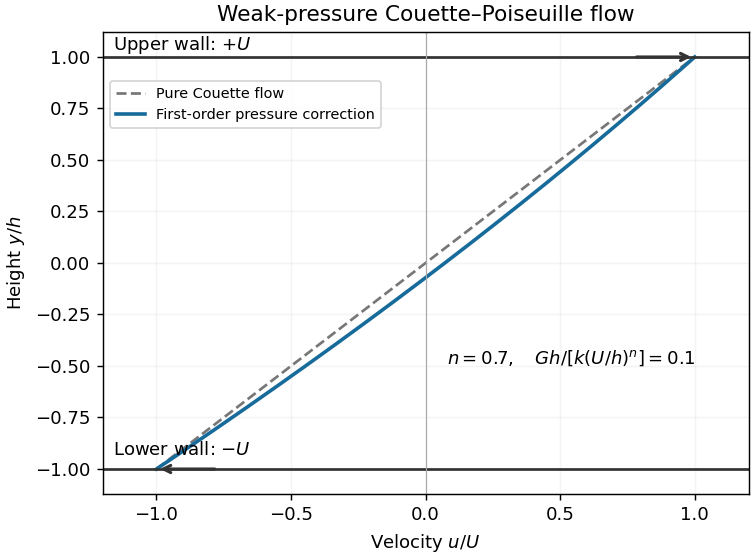

Here is the Python script that generated this plot:
"""Original weak-pressure channel profile; Python 3.14, root deps.

Emits matching PNG basename to caller CWD and honors MPLCONFIGDIR.
"""
import numpy as np
import matplotlib
matplotlib.use('Agg')
import matplotlib.pyplot as plt
Y=np.linspace(-1,1,400);n=.7;delta=.1
profile=Y+delta/(2*n)*(1-Y*Y)
fig,ax=plt.subplots(figsize=(5.8,4.3),layout='constrained',facecolor='white')
ax.plot(Y,Y,'--',color='#777777',label='Pure Couette flow')
ax.plot(profile,Y,color='#176b9b',lw=2,label='First-order pressure correction')
for yy,speed,label in [(-1,-1,r'Lower wall: $-U$'),(1,1,r'Upper wall: $+U$')]:
    ax.axhline(yy,color='#333333',lw=1.5)
    ax.annotate('',xy=(speed,yy),xytext=(speed-.23*np.sign(speed),yy),arrowprops={'arrowstyle':'->','lw':1.7,'color':'#333333'})
    ax.text(-1.16,yy+.07 if yy<0 else yy+.035,label,fontsize=10)
ax.set(xlim=(-1.2,1.2),ylim=(-1.12,1.12),xlabel=r'Velocity $u/U$',ylabel=r'Height $y/h$',title='Weak-pressure Couette–Poiseuille flow')
ax.text(.08,-.49,r'$n=0.7,\quad Gh/[k(U/h)^n]=0.1$',fontsize=10)
ax.legend(loc='upper left',bbox_to_anchor=(.0,.91),fontsize=8)
ax.axvline(0,color='#aaaaaa',lw=.65);ax.grid(alpha=.13);ax.set_facecolor('white')
fig.savefig('paper-78-channel-profile.png',dpi=130,facecolor='white',transparent=False)
plt.close(fig)
